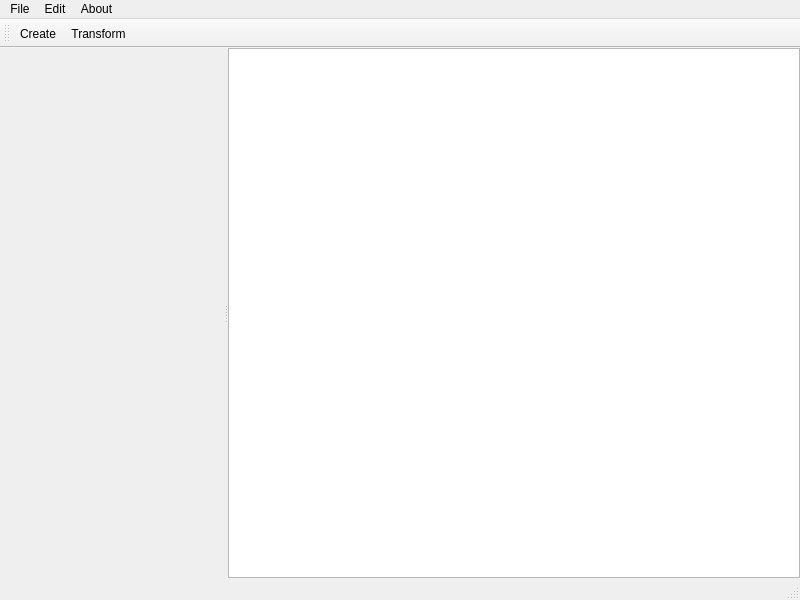
<?xml version="1.0" encoding="UTF-8"?>
<ui version="4.0">
 <class>MainWindow</class>
 <widget class="QMainWindow" name="MainWindow">
  <property name="geometry">
   <rect>
    <x>0</x>
    <y>0</y>
    <width>800</width>
    <height>600</height>
   </rect>
  </property>
  <property name="windowTitle">
   <string>MainWindow</string>
  </property>
  <widget class="QWidget" name="centralwidget">
   <layout class="QHBoxLayout" name="horizontalLayout">
    <property name="spacing">
     <number>0</number>
    </property>
    <property name="leftMargin">
     <number>0</number>
    </property>
    <property name="topMargin">
     <number>0</number>
    </property>
    <property name="rightMargin">
     <number>0</number>
    </property>
    <property name="bottomMargin">
     <number>0</number>
    </property>
    <item>
     <widget class="Manhattan::MiniSplitter" name="splitter">
      <property name="orientation">
       <enum>Qt::Horizontal</enum>
      </property>
      <widget class="TextureDirWidget" name="widget" native="true"/>
      <widget class="View" name="graphicsView"/>
     </widget>
    </item>
   </layout>
  </widget>
  <widget class="QMenuBar" name="menubar">
   <property name="geometry">
    <rect>
     <x>0</x>
     <y>0</y>
     <width>800</width>
     <height>21</height>
    </rect>
   </property>
   <widget class="QMenu" name="menuFile">
    <property name="title">
     <string>File</string>
    </property>
   </widget>
   <widget class="QMenu" name="menuEdit">
    <property name="title">
     <string>Edit</string>
    </property>
   </widget>
   <widget class="QMenu" name="menuAbout">
    <property name="title">
     <string>About</string>
    </property>
   </widget>
   <addaction name="menuFile"/>
   <addaction name="menuEdit"/>
   <addaction name="menuAbout"/>
  </widget>
  <widget class="QStatusBar" name="statusbar"/>
  <widget class="QToolBar" name="toolBar">
   <property name="windowTitle">
    <string>toolBar</string>
   </property>
   <attribute name="toolBarArea">
    <enum>TopToolBarArea</enum>
   </attribute>
   <attribute name="toolBarBreak">
    <bool>false</bool>
   </attribute>
   <addaction name="actionCreate"/>
   <addaction name="actionTransform"/>
  </widget>
  <action name="actionTransform">
   <property name="checkable">
    <bool>true</bool>
   </property>
   <property name="text">
    <string>Transform</string>
   </property>
   <property name="toolTip">
    <string>Transform</string>
   </property>
   <property name="shortcut">
    <string>2</string>
   </property>
  </action>
  <action name="actionCreate">
   <property name="checkable">
    <bool>true</bool>
   </property>
   <property name="text">
    <string>Create</string>
   </property>
   <property name="shortcut">
    <string>1</string>
   </property>
  </action>
 </widget>
 <customwidgets>
  <customwidget>
   <class>View</class>
   <extends>QGraphicsView</extends>
   <header>View.hpp</header>
   <slots>
    <slot>setTransformEditMode()</slot>
    <slot>setRotateTransformMode()</slot>
    <slot>setTranslateTransformMode()</slot>
    <slot>setScaleTransformMode()</slot>
    <slot>setCreateEditMode()</slot>
    <slot>setSelectTransformMode()</slot>
   </slots>
  </customwidget>
  <customwidget>
   <class>TextureDirWidget</class>
   <extends>QWidget</extends>
   <header>texturedirwidget.hpp</header>
   <container>1</container>
  </customwidget>
  <customwidget>
   <class>Manhattan::MiniSplitter</class>
   <extends>QSplitter</extends>
   <header location="global">minisplitter.h</header>
   <container>1</container>
  </customwidget>
 </customwidgets>
 <resources/>
 <connections>
  <connection>
   <sender>actionCreate</sender>
   <signal>triggered()</signal>
   <receiver>MainWindow</receiver>
   <slot>setCreateMode()</slot>
   <hints>
    <hint type="sourcelabel">
     <x>-1</x>
     <y>-1</y>
    </hint>
    <hint type="destinationlabel">
     <x>399</x>
     <y>299</y>
    </hint>
   </hints>
  </connection>
  <connection>
   <sender>actionTransform</sender>
   <signal>triggered()</signal>
   <receiver>MainWindow</receiver>
   <slot>setTransformMode()</slot>
   <hints>
    <hint type="sourcelabel">
     <x>-1</x>
     <y>-1</y>
    </hint>
    <hint type="destinationlabel">
     <x>399</x>
     <y>299</y>
    </hint>
   </hints>
  </connection>
 </connections>
 <slots>
  <slot>setCreateMode()</slot>
  <slot>setTransformMode()</slot>
 </slots>
</ui>
